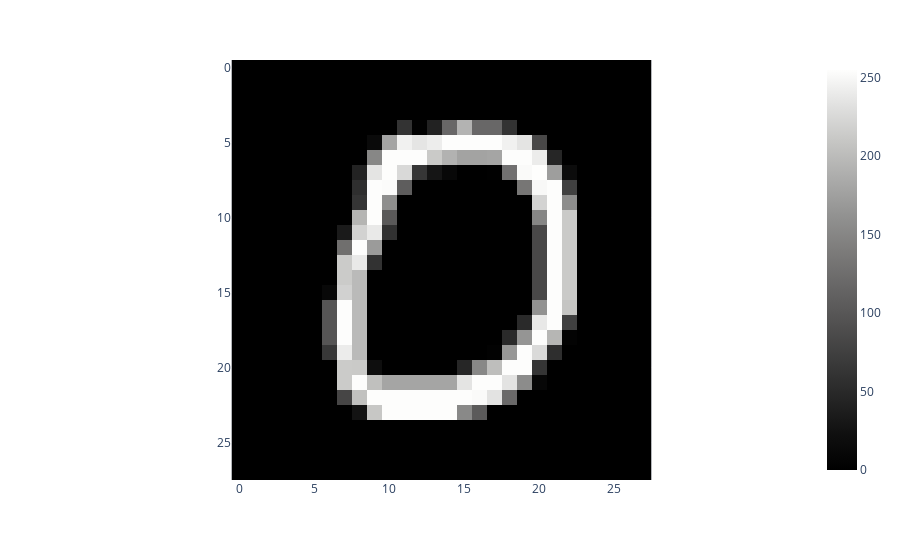

Source (notebook cell):
### Code cell
s = data.iloc[10]
s = s[1:]
s = s.values.reshape(28, 28)
px.imshow(s, color_continuous_scale='gray')

### Figure 1 — Plotly figure (JSON) as saved in the notebook; plotly's stock layout.template omitted (floating-point values rounded to 4 significant figures; data arrays with more than 128 entries replaced by an {"elided": "..."} marker saying what was removed)
{"data": [{"coloraxis": "coloraxis", "hovertemplate": "x: %{x}<br>y: %{y}<br>color: %{z}<extra></extra>", "name": "0", "type": "heatmap", "xaxis": "x", "yaxis": "y", "z": {"elided": "28x28 int values"}}], "layout": {"coloraxis": {"colorscale": [[0, "rgb(0, 0, 0)"], [0.09091, "rgb(16, 16, 16)"], [0.1818, "rgb(38, 38, 38)"], [0.2727, "rgb(59, 59, 59)"], [0.3636, "rgb(81, 80, 80)"], [0.4545, "rgb(102, 101, 101)"], [0.5455, "rgb(124, 123, 122)"], [0.6364, "rgb(146, 146, 145)"], [0.7273, "rgb(171, 171, 170)"], [0.8182, "rgb(197, 197, 195)"], [0.9091, "rgb(224, 224, 223)"], [1, "rgb(254, 254, 253)"]]}, "margin": {"t": 60}, "xaxis": {"anchor": "y", "constrain": "domain", "domain": [0, 1], "scaleanchor": "y"}, "yaxis": {"anchor": "x", "autorange": "reversed", "constrain": "domain", "domain": [0, 1]}}}
